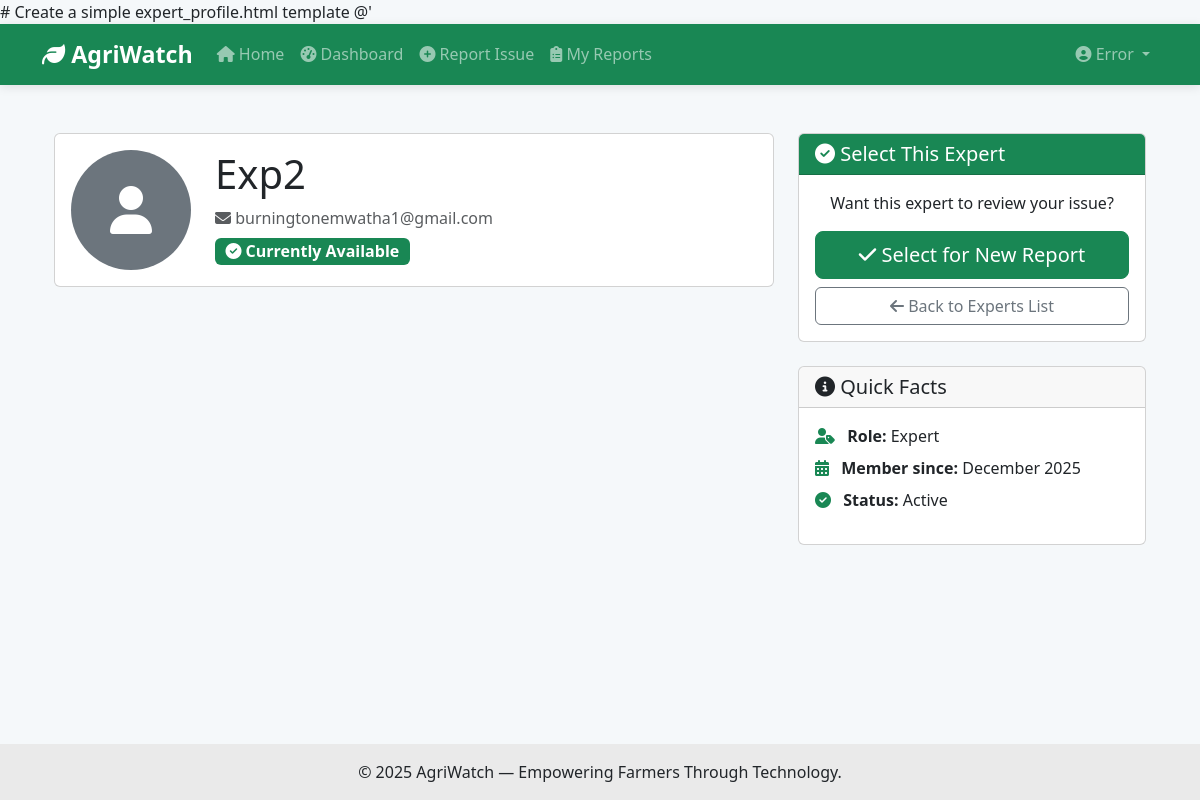
/farmcare/experts/1/ (signed in), run on the app's committed database.
### accounts/models.py (models this page shows, shortened)
class User(AbstractUser):
    USER_TYPE_CHOICES = (
        ('farmer', 'Farmer'),
        ('expert', 'Expert'),
    )
    user_type = models.CharField(max_length=10, choices=USER_TYPE_CHOICES)
    profile_image = CloudinaryField('image', blank=True, null=True)
    bio = models.TextField(max_length=500, null=True, blank=True)
    specialties = models.CharField(max_length=250, null=True, blank=True,
                                   help_text='Comma separated list of specialties')
    credentials = models.TextField(null=True, blank=True, help_text='Qualifications and credentials')
    available = models.BooleanField(default=True, help_text='Is the expert currently available?')
    avg_rating = models.DecimalField(max_digits=3, decimal_places=2, default=0.00)
    rating_count = models.IntegerField(default=0)
    @property
    def unread_notifications_count(self):
        try:
            return self.notifications.filter(unread=True).count()
        except Exception:
            return 0

### farmcare/views.py (the view)
# urls.py: path('experts/<int:pk>/', views.expert_profile_view, name='expert_profile'),
@login_required
def expert_profile_view(request, pk):
    expert = get_object_or_404(User, pk=pk, user_type='expert')
    context = {
        'expert': expert,
    }
    return render(request, 'farmcare/expert_detail.html', context)

### templates/farmcare/expert_detail.html (shortened to what this page needs)
{% extends 'base.html' %}
{% block content %}
<div class="container py-4">
    <div class="row">
        <div class="col-md-8">
            <div class="card mb-4">
                <div class="card-body">
                    <div class="d-flex align-items-start">
                        {% if expert.profile_image %}
                            <img src="{{ expert.profile_image.url }}"
                                 alt="{{ expert.username }}"
                                 class="rounded-circle me-4"
                                 width="120" height="120" style="object-fit: cover;">
                        {% else %}
                            <div class="rounded-circle bg-secondary me-4 d-flex align-items-center justify-content-center"
                                 style="width: 120px; height: 120px;">
                                <i class="fas fa-user text-white fa-3x"></i>
                            </div>
                        {% endif %}
                        <div class="flex-grow-1">
                            <h1 class="card-title">{{ expert.get_full_name|default:expert.username }}</h1>
                            <p class="text-muted mb-2">
                                <i class="fas fa-envelope"></i> {{ expert.email }}
                            </p>
                            {% if expert.available %}
                                <span class="badge bg-success fs-6"><i class="fas fa-check-circle"></i> Currently Available</span>
                            {% else %}
                                <span class="badge bg-secondary fs-6"><i class="fas fa-clock"></i> Currently Busy</span>
                            {% endif %}
                        </div>
                    </div>
                </div>
            </div>
        </div>
        <div class="col-md-4">
            <div class="card mb-4">
                <div class="card-header bg-success text-white">
                    <h5 class="mb-0"><i class="fas fa-check-circle"></i> Select This Expert</h5>
                </div>
                <div class="card-body text-center">
                    <p>Want this expert to review your issue?</p>
                    <a href="{% url 'farmcare:report_create' %}?expert={{ expert.pk }}"
                       class="btn btn-success btn-lg w-100 mb-2">
                        <i class="fas fa-check"></i> Select for New Report
                    </a>
                    <a href="{% url 'farmcare:experts' %}" class="btn btn-outline-secondary w-100">
                        <i class="fas fa-arrow-left"></i> Back to Experts List
                    </a>
                </div>
            </div>
            <div class="card">
                <div class="card-header">
                    <h5 class="mb-0"><i class="fas fa-info-circle"></i> Quick Facts</h5>
                </div>
                <div class="card-body">
                    <ul class="list-unstyled">
                        <li class="mb-2">
                            <i class="fas fa-user-tag text-success me-2"></i>
                            <strong>Role:</strong> {{ expert.get_user_type_display }}
                        </li>
                        <li class="mb-2">
                            <i class="fas fa-calendar-alt text-success me-2"></i>
                            <strong>Member since:</strong> {{ expert.date_joined|date:"F Y" }}
                        </li>
                        {% if expert.is_active %}
                        <li class="mb-2">
                            <i class="fas fa-check-circle text-success me-2"></i>
                            <strong>Status:</strong> Active
                        </li>
                        {% endif %}
                    </ul>
                </div>
            </div>
        </div>
    </div>
</div>
{% endblock %}

### templates/base.html (shortened to what this page needs)
<!DOCTYPE html>
<html lang="en">
<head>
    <link href="https://cdn.jsdelivr.net/npm/bootstrap@5.3.0/dist/css/bootstrap.min.css" rel="stylesheet">
    <link rel="stylesheet" href="https://cdnjs.cloudflare.com/ajax/libs/font-awesome/6.4.0/css/all.min.css">
</head>
<body>
    <nav class="navbar navbar-expand-lg navbar-dark bg-success sticky-top">
        <div class="container">
            <a class="navbar-brand" href="{% url 'home' %}">
                <i class="fas fa-leaf"></i> AgriWatch
            </a>
            <div class="collapse navbar-collapse" id="navbarNav">
                <ul class="navbar-nav me-auto">
                    {% if user.is_authenticated %}
                        <li class="nav-item">
                            <a class="nav-link" href="{% url 'home' %}">
                                <i class="fas fa-home"></i> Home
                            </a>
                        </li>
                        <li class="nav-item">
                            <a class="nav-link" href="{% if user.user_type == 'expert' %}{% url 'farmcare:expert_dashboard' %}{% else %}{% url 'farmcare:dashboard' %}{% endif %}">
                                <i class="fas fa-tachometer-alt"></i> Dashboard
                            </a>
                        </li>
                        {% if user.user_type != 'expert' %}
                        <li class="nav-item">
                            <a class="nav-link" href="{% url 'farmcare:report_create' %}">
                                <i class="fas fa-plus-circle"></i> Report Issue
                            </a>
                        </li>
                        {% endif %}
                        <li class="nav-item">
                            <a class="nav-link" href="{% url 'farmcare:reports' %}">
                                <i class="fas fa-clipboard-list"></i> My Reports
                            </a>
                        </li>
                    {% endif %}
                </ul>
                <ul class="navbar-nav">
                    {% if user.is_authenticated %}
                        <li class="nav-item dropdown">
                            <a class="nav-link dropdown-toggle" href="#" id="navbarDropdown" role="button"
                               data-bs-toggle="dropdown" aria-expanded="false">
                                <i class="fas fa-user-circle"></i> {{ user.username }}
                            </a>
                        </li>
                    {% endif %}
                </ul>
            </div>
        </div>
    </nav>
    <div class="content">
        <div class="container mt-4">
            {% block content %}{% endblock %}
        </div>
    </div>
    <footer class="py-3 text-center">
        <p class="mb-0">&copy; 2025 AgriWatch — Empowering Farmers Through Technology.</p>
    </footer>
</body>
</html>

### templates/base.html (style rules this page uses)
body { margin: 0; padding: 0; min-height: 100vh; display: flex; flex-direction: column; background-color: #f5f8fa; }
.content { flex: 1; }
.navbar-brand { font-weight: bold; font-size: 1.45rem; }
footer { background: #eaeaea; }
.navbar { transition: all 0.3s ease-in-out; box-shadow: 0 2px 10px rgba(0, 0, 0, 0.1); }

### data on the page
User: username "Error"
User: get_full_name "Exp2", email "burningtonemwatha1@gmail.com", user_type "Expert", date_joined "December 2025"
